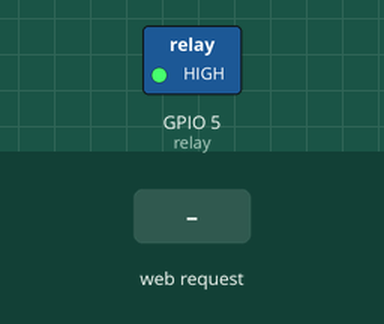
A sketch run on a simulated ESP8266 (NodeMCU). Shown: switched loads named in the sketch (green lamp = pin HIGH). Inputs (shaded band) come from the test bench. WiFi joins after 1.5 s; servers stay silent unless stated; what the sketch prints to the serial monitor is not drawn.

Above: at 2.7 s.
2.8 s: HTTP request GET /on received
At 3.7 s:
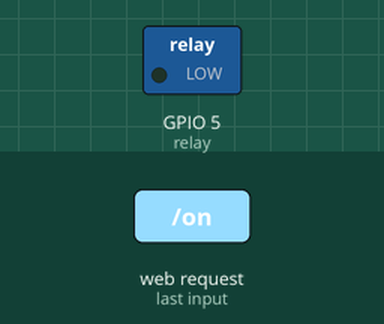
4.3 s: HTTP request GET /off received
At 4.9 s:
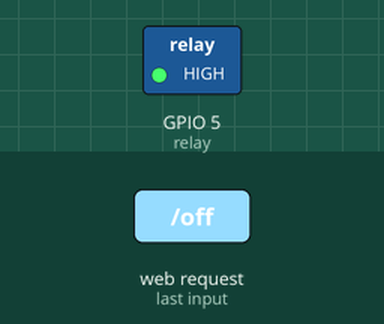
5.8 s: HTTP request GET /on50 received
At 7.2 s:
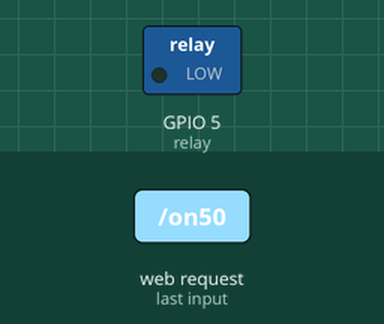
Timing chart, 0 to 8.8 s (numbered marks = the images above; inputs shaded):
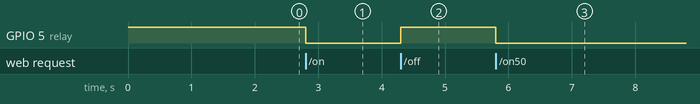

The sketch:

ComfySleepHardware.ino
```cpp
#include <ESP8266WiFi.h>
#include <Arduino.h>
#include <Wire.h>
#include <ArduinoJson.h>
const char* ssid = "Kalvin";         // WiFi ssid
const char* password = "free wifi";  // WiFi Password
WiFiServer server(80);
int analogPin = A0;
int val = 0;
const int relay = 5;
bool on = false;
//****** Define the calibration parameters
const float analogMin = 0.0;     // Minimum analog reading from the FSR during calibration
const float analogMax = 1023.0;  // Maximum analog reading from the FSR during calibration
const float forceMin = 0.0;      // Minimum physical force applied during calibration (in some unit)
const float forceMax = 100;     // Maximum physical force applied during calibration (in the same unit)
void setup() {
  Serial.begin(115200);
  pinMode(relay, OUTPUT);
  digitalWrite(relay, HIGH);
  Serial.println("Current not Flowing");
  while (!Serial)
    delay(10);  // will pause Zero, Leonardo, etc until serial console opens
  Serial.print("Connecting to ");
  Serial.println(ssid);
  WiFi.begin(ssid, password);
  Serial.println("");
  while (WiFi.status() != WL_CONNECTED) {
    delay(500);
    Serial.print(".");
  };
  server.begin();
  Serial.println("Server started");
  /* Print the IP address on serial monitor */
  Serial.print("Use this URL to connect: ");
  Serial.print("http://"); /* URL IP to be typed in mobile/desktop browser */
  Serial.print(WiFi.localIP());
  Serial.println("/");
}
void loop() {
  // Normally Open configuration, send LOW signal to let current flow
  // (if you're usong Normally Closed configuration send HIGH signal)
  // Normally Open configuration, send HIGH signal stop current flow
  // (if you're usong Normally Closed configuration send LOW signal)
  WiFiClient client = server.available();
  if (!client) {
    return;
  }
  /* Wait until the client sends some data */
  Serial.println("new client");
  while (!client.available()) {
    delay(1);
  }
  /* Read the first line of the request */
  String request = client.readStringUntil('\r');
  Serial.println(request);
  client.flush();
  StaticJsonDocument<200> data;
  if (request.indexOf("/on") != -1) {
    digitalWrite(relay, LOW);
    Serial.println("Current Flowing");
    // delay(72500);
    // digitalWrite(relay, HIGH);
    data["status"] = "ok";
  }

  if (request.indexOf("/on50") != -1) {
    digitalWrite(relay, LOW);
    Serial.println("Current Flowing");
    delay(72500);
    digitalWrite(relay, HIGH);
    data["status"] = "ok";
  }

  if (request.indexOf("/on90") != -1) {
    digitalWrite(relay, LOW);
    Serial.println("Current Flowing");
    delay(130000);
    digitalWrite(relay, HIGH);
    data["status"] = "ok";
  }

  if (request.indexOf("/off") != -1) {
    digitalWrite(relay, HIGH);
    Serial.println("Current not Flowing");
    data["status"] = "ok";
  }
  // *******
  if (request.indexOf("/flex") != -1) {
    int fsrValue = analogRead(A0);
    // Apply the calibration mapping function
    float force = mapFloat(fsrValue, analogMin, analogMax, forceMin, forceMax);
    Serial.print("Raw Analog Reading: ");
    Serial.print(fsrValue);
    Serial.print(", Force: ");
    Serial.print(floor(force));
    Serial.println(" (units)");
    data["fsrValue"] = fsrValue;
    data["force"] = force;
  }
  String dataBody;
  serializeJson(data, dataBody);
  Serial.println(dataBody);
  client.println("HTTP/1.1 200 OK");
  client.println("Content-Type: application/json; charset=utf-8");
  client.println(""); /* do not forget this one */
  client.println(dataBody);
  delay(1);
  Serial.println("Client disconnected");
  Serial.println("");
  delay(1000);
}
// ******** Custom map function for floating-point values
float mapFloat(float x, float in_min, float in_max, float out_min, float out_max) {
  return (x - in_min) * (out_max - out_min) / (in_max - in_min) + out_min;
}
```

Measured:
- after the input at 2.8 s, GPIO 5 (relay): HIGH → LOW at once
- after the input at 4.3 s, GPIO 5 (relay): LOW → HIGH at once
- after the input at 5.8 s, GPIO 5 (relay): HIGH → LOW at once
